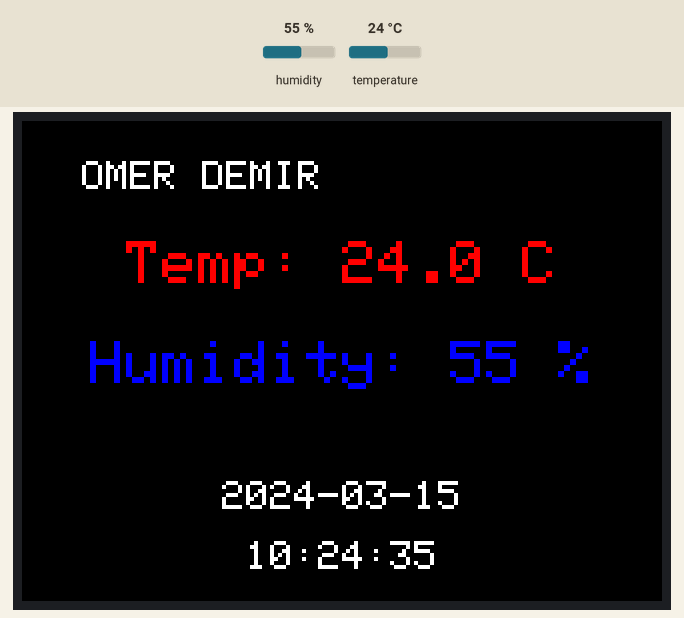
This program was run on a simulated ESP32. On the bench: 320×240 colour display. Inputs (shaded band) come from the test bench; at power-on: humidity 55 %, temperature 24 °C. The local clock reads 2024-03-15 10:24:30 at power-on unless the program sets it; storage starts empty; no MQTT or app messages arrive unless stated; nothing arrives over Bluetooth unless stated; a phone connects over Bluetooth LE 3 s after start; what the program prints to the serial monitor is not drawn.

Above: at 5.9 s.
6.0 s: humidity set to 22 %
At 8.6 s:
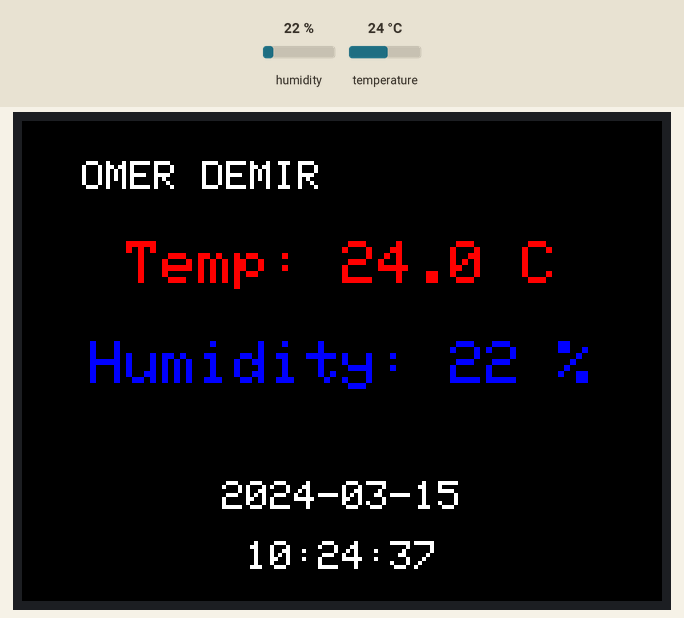
10.1 s: temperature set to 12 °C
At 12.6 s:
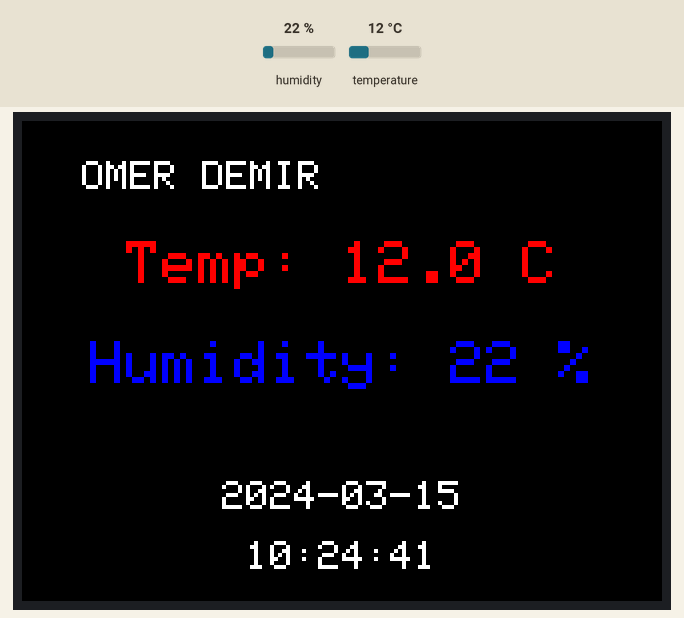
14.2 s: humidity set to 40 %
At 16.6 s:
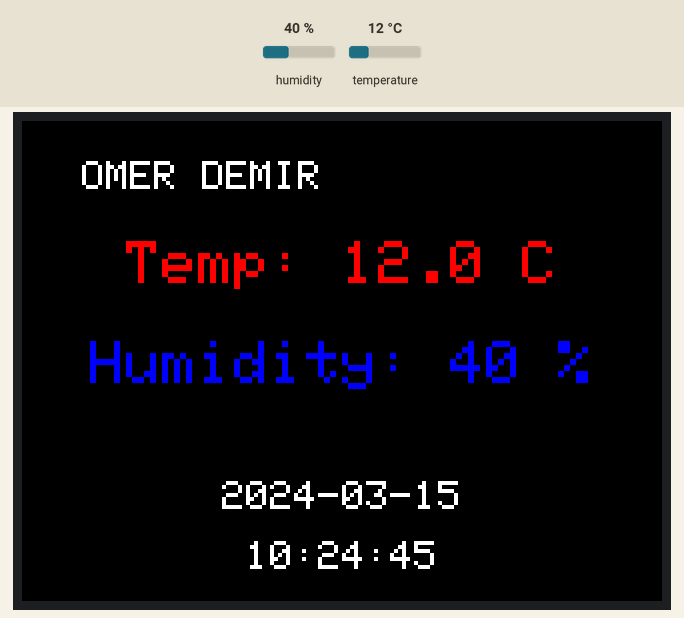
18.3 s: temperature set to 19 °C
At 21.3 s:
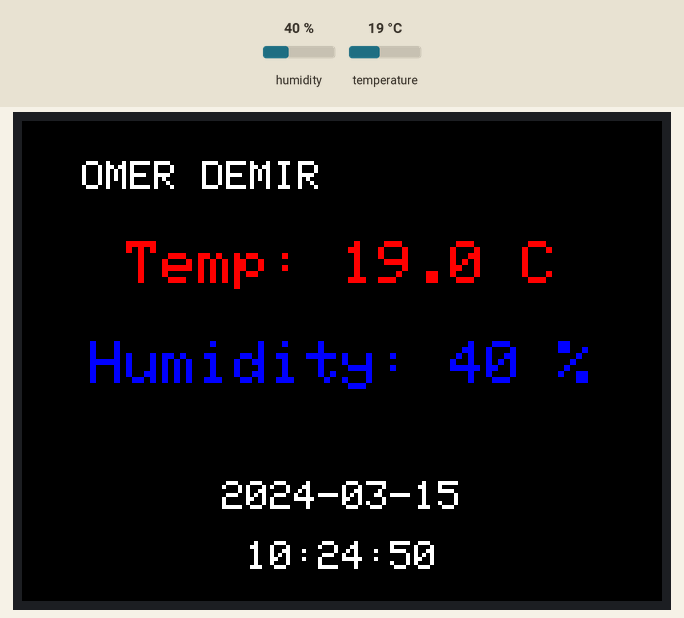
Timing chart, 0 to 22.4 s (numbered marks = the images above; inputs shaded):
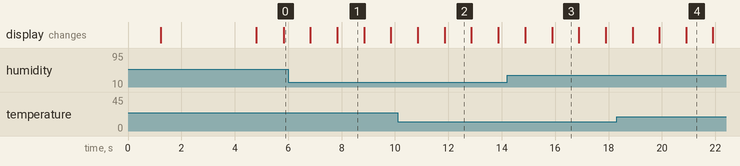

Measured:
- after the input at 6.0 s, the display: first differs from a run without the input after 1.8 s (image 1)

The program:

main.cpp
```cpp
#include <Arduino.h>
#include <WiFi.h>
#include "Conn.h"
#include "SHT30.h"
#include "Clock.h"
#include "MQTTModule.h"
#include "ILI9341.h"
#include "bluetooth.h"
#include "webserver.h"

char deviceID[16];

void initDeviceID()
{
  uint64_t chipid = ESP.getEfuseMac();
  snprintf(deviceID, sizeof(deviceID), "%04X", (uint16_t)(chipid >> 32 ^ chipid));
}

void setup()
{
  Serial.begin(115200);
  delay(1000);

  Serial.println("Sistem başlatılıyor...");
  Serial.println(getTimestamp());

  IPAddress local_IP(192, 168, 1, 200);
  IPAddress gateway(192, 168, 1, 1);
  IPAddress subnet(255, 255, 255, 0);
  IPAddress dns(8, 8, 8, 8);

  WiFi.config(local_IP, gateway, subnet, dns);

  initTFT();
  initWiFi();
  initDeviceID();
  delay(2000);
  initClock();
  initSHT30();
  initMQTT();
  initBLE();
  initWebServer();

  xTaskCreate(wifiTask, "WiFiTask", 4096, NULL, 1, NULL);
  xTaskCreate(sensorTask, "SensorTask", 4096, NULL, 1, NULL);
  xTaskCreate(mqttLoopTask, "MQTTLoopTask", 4096, NULL, 1, NULL);
  xTaskCreate(mqttTask, "MQTTPublishTask", 4096, NULL, 1, NULL);
  xTaskCreatePinnedToCore(ili9341Task, "ILI9341 Task", 4096, NULL, 1, NULL, 1);
  xTaskCreate(bluetoothTask, "BluetoothTask", 4096, NULL, 1, NULL);
}

void loop()
{
}
```
